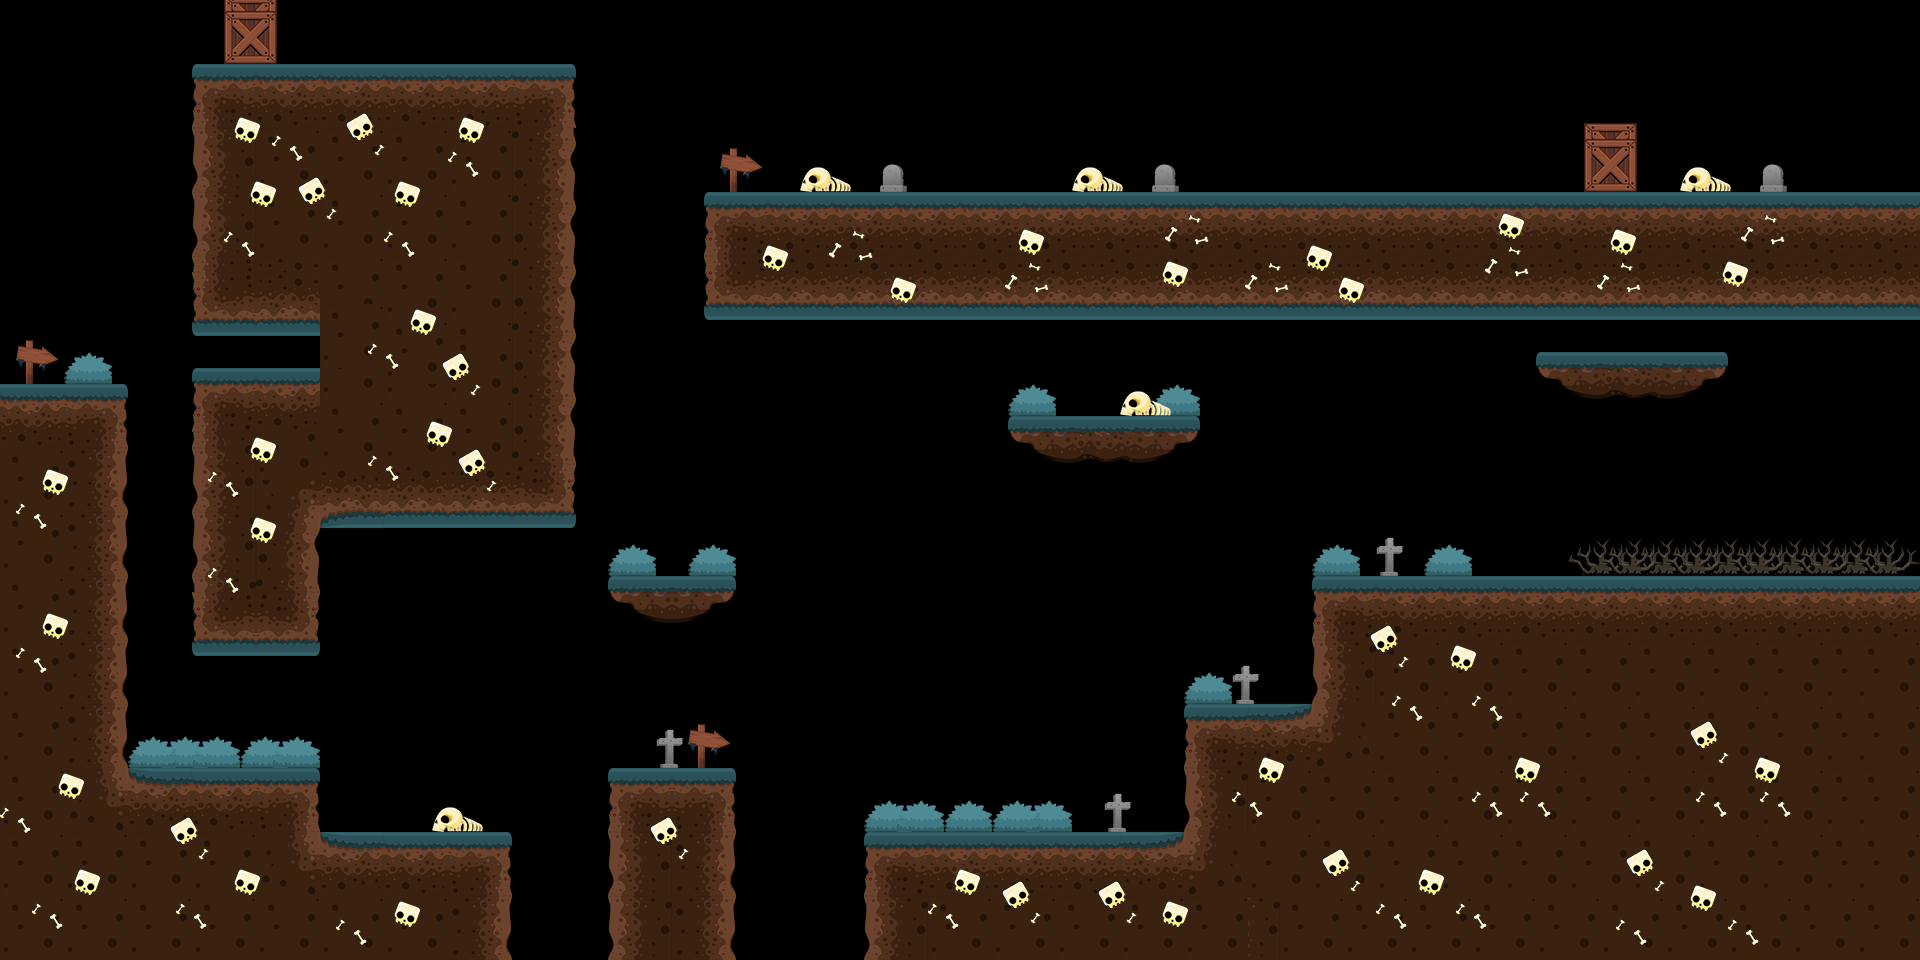

Tiled map render using the project's own tile images. Description and the map definition, with tile-layer contents summarised, below:
An orthogonal 120x60 tile map with 16x16 px tiles, 3 tile layers (tiles, detras, delante), 2 tilesets and 44 objects (17x hitbox, 8x arquero, 5x moneda, 2x moriste, 2x puerta_1, ...).

<map version="1.2" tiledversion="1.3.3" orientation="orthogonal" renderorder="right-down" width="120" height="60" tilewidth="16" tileheight="16" infinite="0" nextlayerid="17" nextobjectid="55">
 <tileset firstgid="1" name="tiles_cementerio" tilewidth="16" tileheight="16" tilecount="10000" columns="100">
  <image source="tiles_cementerio.png" width="1600" height="1600" />
 </tileset>
 <tileset firstgid="10001" name="bg_cementerio" tilewidth="32" tileheight="32" tilecount="1372" columns="49">
  <image source="bg_cementerio.png" width="1596" height="912" />
 </tileset>
 <layer id="1" name="tiles" width="120" height="60">
  <data>[7200 cells, 3320 non-empty, 416 distinct tile ids]</data>
 </layer>
 <layer id="2" name="detras" width="120" height="60">
  <data>[7200 cells, 935 non-empty, 106 distinct tile ids]</data>
 </layer>
 <layer id="3" name="delante" width="120" height="60">
  <data>[7200 cells, 154 non-empty, 30 distinct tile ids]</data>
 </layer>
 <objectgroup id="4" name="NPC">
  <object id="1" name="cementeryKey" x="1516.9" y="128.631" width="47.8261" height="47.8261" />
 </objectgroup>
 <objectgroup id="5" name="Hitboxes">
  <object id="3" name="hitbox" x="-79.2483" y="383.998" width="207.246" height="573.913" />
  <object id="4" name="hitbox" x="863.914" y="831.897" width="1052.17" height="127.536" />
  <object id="8" name="hitbox" x="1915.45" y="-206.152" width="47.8261" height="1163.77" />
  <object id="19" name="hitbox" x="192.046" y="368.129" width="127.536" height="287.831" />
  <object id="20" name="hitbox" x="128.006" y="768.005" width="191.971" height="191.337" />
  <object id="21" name="hitbox" x="320.016" y="831.897" width="191.992" height="127.536" />
  <object id="22" name="hitbox" x="192.017" y="64.0365" width="383.968" height="271.983" />
  <object id="23" name="hitbox" x="608.032" y="767.955" width="127.536" height="191.304" />
  <object id="24" name="hitbox" x="1311.96" y="575.976" width="605.797" height="127.536" />
  <object id="25" name="hitbox" x="1184.03" y="704.057" width="733.333" height="127.536" />
  <object id="26" name="hitbox" x="608.024" y="575.916" width="127.958" height="15.942" />
  <object id="27" name="hitbox" x="319.952" y="336.057" width="256.029" height="191.753" />
  <object id="28" name="hitbox" x="1008" y="415.993" width="191.992" height="15.942" />
  <object id="31" name="hitbox" x="704.003" y="191.993" width="1211.45" height="127.942" />
  <object id="35" name="hitbox" x="1535.75" y="351.91" width="192.429" height="15.942" />
  <object id="53" name="hitbox" x="1584.03" y="122.904" width="52.917" height="69.4954" />
  <object id="54" name="hitbox" x="223.972" y="-222.844" width="52.5761" height="286.956" />
 </objectgroup>
 <objectgroup id="6" name="Entradas">
  <object id="6" name="0" x="34.2929" y="319.935" width="64" height="64" />
 </objectgroup>
 <objectgroup id="7" name="Salidas">
  <object id="7" name="Cementerio_2/1" x="-77.3012" y="1.0945" width="47.8261" height="382.608" />
 </objectgroup>
 <objectgroup id="8" name="ZonasLetales">
  <object id="10" name="moriste" x="2.40889" y="1037.33" width="1960.87" height="63.7681" />
  <object id="46" name="moriste" x="1577.11" y="545.248" width="338.724" height="30.634" />
 </objectgroup>
 <objectgroup id="9" name="11">
  <object id="29" name="plataforma_1" x="927.046" y="415.587" width="79.7101" height="31.884" />
 </objectgroup>
 <objectgroup id="10" name="Metadata">
  <object id="15" name="zona/cementerio" x="512.553" y="893.848" width="95.6521" height="63.7681" />
  <object id="23" name="bgScroll/true" x="7.55517" y="6.13617" width="92.9953" height="28.8347" />
 </objectgroup>
 <objectgroup id="11" name="PuertasH">
  <object id="16" name="puerta_1" x="127.106" y="383.997" width="66.4087" height="31.884" />
  <object id="32" name="puerta_2" x="574.284" y="192.399" width="130.699" height="31.884" />
 </objectgroup>
 <objectgroup id="12" name="10">
  <object id="17" x="191.963" y="655.967" width="127.536" height="111.344" />
 </objectgroup>
 <objectgroup id="13" name="Palancas">
  <object id="18" name="puerta_1" x="287.678" y="336.002" width="32" height="32" />
  <object id="33" name="puerta_2" x="1612.55" y="319.935" width="31.884" height="31.884" />
 </objectgroup>
 <objectgroup id="14" name="6">
  <object id="36" name="torreta" x="640.09" y="527.181" width="47.8261" height="47.8261" />
 </objectgroup>
 <objectgroup id="15" name="2">
  <object id="37" name="arquero" x="624.148" y="686.601" width="80" height="80" />
  <object id="38" name="arquero" x="1198.06" y="622.833" width="80" height="80" />
  <object id="40" name="arquero" x="1341.54" y="495.297" width="80" height="80" />
  <object id="41" name="arquero" x="1070.52" y="750.369" width="80" height="80" />
  <object id="42" name="arquero" x="847.336" y="112.689" width="80" height="80" />
  <object id="43" name="arquero" x="479.942" y="-15.5748" width="80" height="80" />
  <object id="44" name="arquero" x="1118.35" y="112.689" width="80" height="80" />
  <object id="45" name="arquero" x="1723.65" y="112.439" width="80" height="80" />
 </objectgroup>
 <objectgroup id="16" name="Monedas">
  <object id="48" name="moneda" x="145.887" y="718.485" width="32" height="32" />
  <object id="49" name="moneda" x="656.032" y="463.413" width="32" height="32" />
  <object id="50" name="moneda" x="320.522" y="16.1274" width="32" height="32" />
  <object id="51" name="moneda" x="1469.07" y="351.819" width="32" height="32" />
  <object id="52" name="moneda" x="1660.38" y="128.631" width="32" height="32" />
 </objectgroup>
</map>
